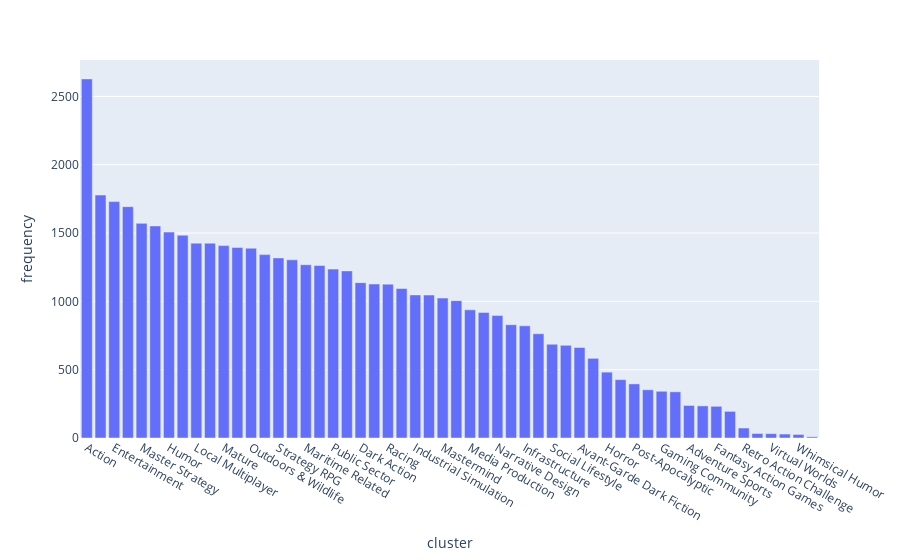

The cell this chart's notebook holds for it:
### Markdown cell above
### validation

### Code cell
import random

# using tag_frequency
def sims():
	historical_vector = user_choices(random.choices(sample_list, k=5))
	for day in range(100):
		r = random.randint(3, 7)
		cached_vector = user_choices(random.choices(sample_list, k=r))
		historical_vector = update_vector(historical_vector, cached_vector, 1, 0.5)
	results = compute_recommendation(historical_vector, label_1_max=5)
	return results['label_1'].unique().tolist()

results = list()
for s in range(10000):
	s_results = sims()
	results.append(s_results)

plot_sim_freq(results)

### Figure 1 — Plotly figure (JSON) as saved in the notebook; plotly's stock layout.template omitted (floating-point values rounded to 4 significant figures)
{"data": [{"alignmentgroup": "True", "hovertemplate": "cluster=%{x}<br>frequency=%{y}<extra></extra>", "legendgroup": "", "marker": {"color": "#636efa", "pattern": {"shape": ""}}, "name": "", "offsetgroup": "", "orientation": "v", "showlegend": false, "textposition": "auto", "type": "bar", "x": ["Action", "Retro Fashion", "Entertainment", "Audio Innovation", "Master Strategy", "Computer Graphics & Development", "Humor", "Linguistics", "Local Multiplayer", "Martial Arts Fantasy", "Mature", "Gaming", "Outdoors & Wildlife", "Rural Economy", "Strategy RPG", "Military Strategy", "Maritime Related", "Social", "Public Sector", "Strategy", "Dark Action", "Virtual Reality", "Racing", "Roguelike", "Industrial Simulation", "Simulation-Based", "Mastermind", "Emerging Technologies", "Media Production", "Mature Content", "Narrative Design", "Vehicles", "Infrastructure", "Sports", "Social Lifestyle", "Technology", "Avant-Garde Dark Fiction", "Funding_Options", "Horror", "Romance Interactive Fiction", "Post-Apocalyptic", "Illustrative/Theoretical", "Gaming Community", "Emotional", "Adventure Sports", "Wargaming", "Fantasy Action Games", "Exploration-based Survival", "Retro Action Challenge", "Immersive Action", "Virtual Worlds", "Classic Platformer", "Whimsical Humor", "Epic Quest"], "xaxis": "x", "y": [2628, 1778, 1730, 1693, 1571, 1552, 1507, 1484, 1426, 1426, 1408, 1395, 1389, 1342, 1318, 1304, 1268, 1262, 1236, 1223, 1137, 1127, 1126, 1094, 1047, 1046, 1024, 1005, 938, 919, 896, 829, 821, 763, 686, 678, 662, 583, 482, 427, 396, 353, 342, 338, 238, 235, 232, 195, 73, 33, 32, 29, 26, 9], "yaxis": "y"}], "layout": {"barmode": "relative", "legend": {"tracegroupgap": 0}, "margin": {"t": 60}, "xaxis": {"anchor": "y", "domain": [0, 1], "title": {"text": "cluster"}}, "yaxis": {"anchor": "x", "domain": [0, 1], "title": {"text": "frequency"}}}}
